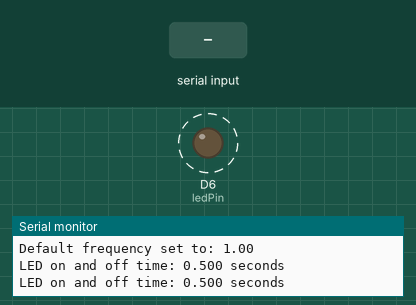
A sketch run on a simulated ESP8266 (NodeMCU). Parts: output pins drawn as LEDs (lit = HIGH), the last lines printed to the serial monitor. Dashed ring = blinking. The inputs (shaded band) are chosen by the test bench.

Above: at 2.8 s.
2.9 s: "90,45\n" received over Serial
At 5.0 s:
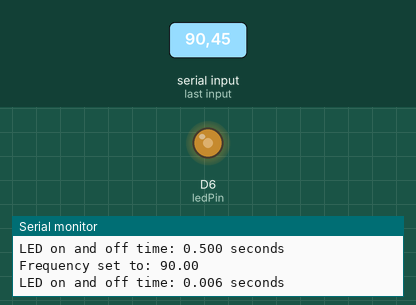
5.6 s: "30,150\n" received over Serial
At 6.75 s:
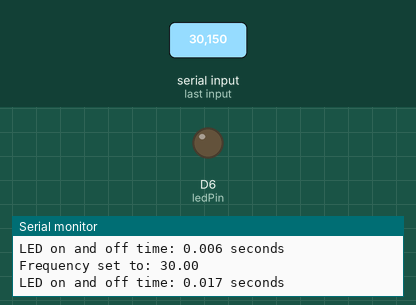
9.7 s: "5\n" received over Serial
13.2 s: "90\n" received over Serial
Timing chart, 0 to 16.2 s (numbered marks = the images above; inputs shaded):
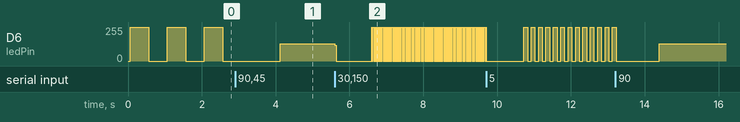

The sketch:

LedFrequency.ino
```cpp
// Define the pin for the LED
const int ledPin = D6;

// Variable to store the number of blinks per second
float frequency = 1.0;
float previousFrequency = -1.0; // Variable to store the previous frequency

void setup() {
  // Initialize the LED pin as an output
  pinMode(ledPin, OUTPUT);

  // Initialize serial communication at 9600 bits per second
  Serial.begin(9600);

  // Print instructions to the serial monitor
  Serial.println("Enter frequency:");

  // Print the default frequency value to the serial monitor
  Serial.print("Default frequency set to: ");
  Serial.println(frequency);
  float delayTime = 1000.0 / frequency / 2.0; // Divided by 2 for on and off time
  float delayTimeInSeconds = delayTime / 1000.0;

  // Print LED on and off time in seconds
  Serial.print("LED on and off time: ");
  Serial.print(delayTimeInSeconds, 3); // Print with 3 decimal places
  Serial.println(" seconds");
}

void loop() {
  // Check if there is any input from the serial monitor
  if (Serial.available() > 0) {
    // Read the input as a string
    String input = Serial.readString();

    // Convert the input string to a float
    frequency = input.toFloat();

    // Make sure the number of blinks per second is non-negative
    if (frequency < 0.0) {
      frequency = 0.0;
    }

    // Print the received value to the serial monitor
    Serial.print("Frequency set to: ");
    Serial.println(frequency);
  }

  // If the frequency has changed, print the delay time in seconds
  if (frequency != previousFrequency) {
    if (frequency > 0.0) {
      float delayTime = 1000.0 / frequency / 2.0; // Divided by 2 for on and off time
      float delayTimeInSeconds = delayTime / 1000.0;
      Serial.print("LED on and off time: ");
      Serial.print(delayTimeInSeconds, 3); // Print with 3 decimal places
      Serial.println(" seconds");
    }
    previousFrequency = frequency;
  }

  // If the user entered a valid number, blink the LED accordingly
  if (frequency > 0.0) {
    float delayTime = 1000.0 / frequency / 2.0; // Divided by 2 for on and off time

    // Blink the LED on
    digitalWrite(ledPin, HIGH);
    delay(delayTime);

    // Blink the LED off
    digitalWrite(ledPin, LOW);
    delay(delayTime);
  }
}
```
